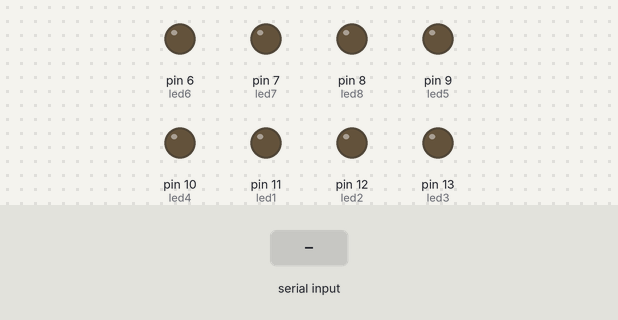
Bench run of a sketch on a simulated Arduino Uno, built with avr-gcc and run on an emulated ATmega328P. On the bench: output pins drawn as LEDs (lit = HIGH). The test bench sets the inputs (shaded band).

Above: at 1.2 s.
1.3 s: "1" received over Serial
At 3.1 s:
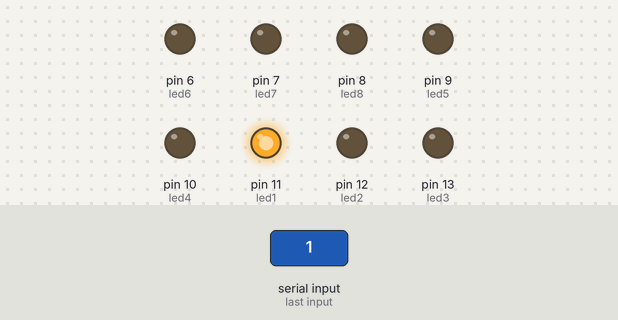
3.5 s: "2" received over Serial
At 4.6 s:
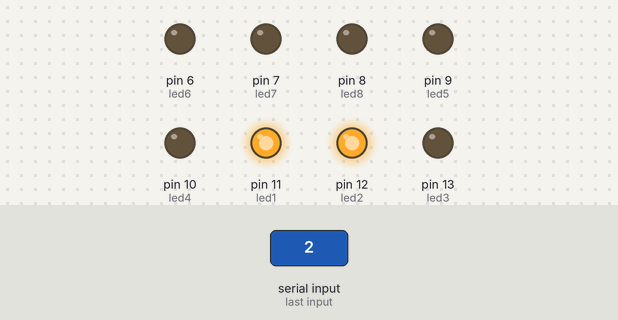
5.5 s: "3" received over Serial
At 7.2 s:
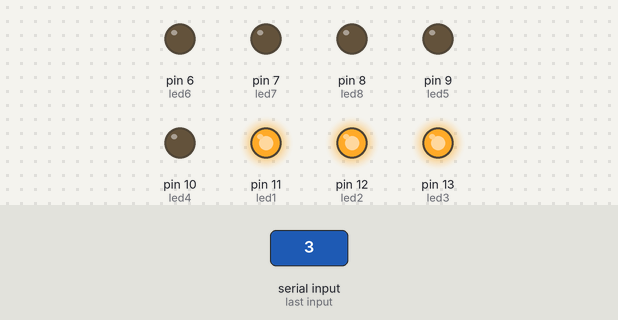
7.5 s: "4" received over Serial
At 8.9 s:
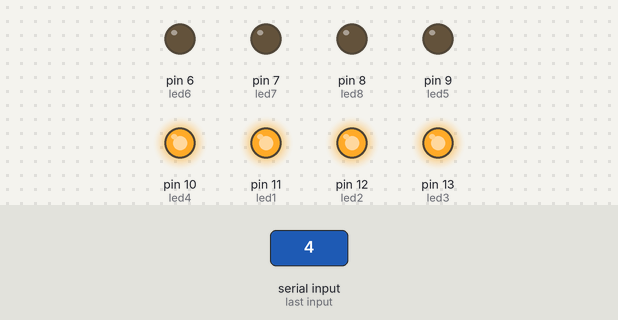
9.5 s: byte 67 ('C') received over Serial
At 10.4 s:
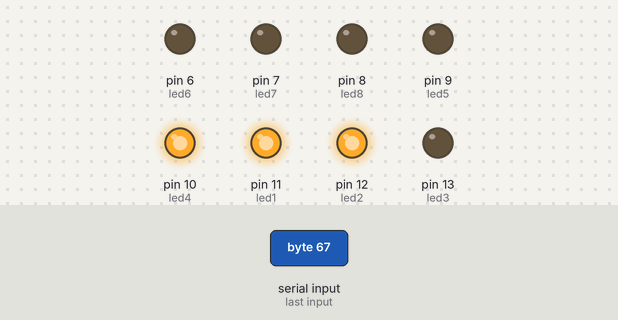
11.5 s: "5" received over Serial
At 13.1 s:
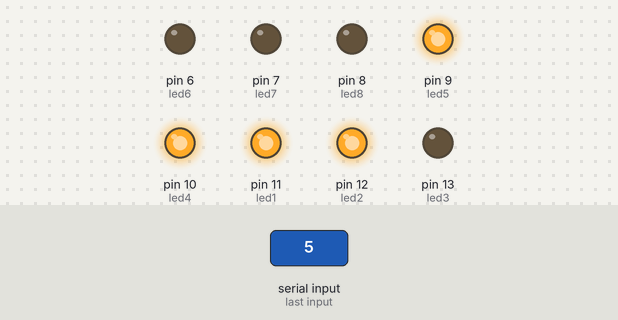
Timing chart, 0 to 14.5 s (numbered marks = the images above; inputs shaded):
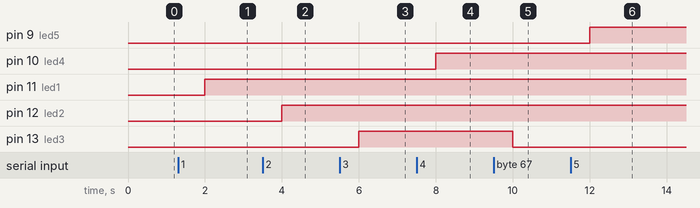

The sketch:

led_e_bluetooth_oficial.ino
```cpp
int led1 = 11;
int led2 = 12;
int led3 = 13;
int led4 = 10;
int led5 = 9;
int led6 = 6;
int led7 = 7;
int led8 = 8;
void setup()
{
  pinMode(led1,OUTPUT);
  pinMode(led2,OUTPUT);
  pinMode(led3,OUTPUT);
  pinMode(led4,OUTPUT);
  pinMode(led5,OUTPUT);
  pinMode(led6,OUTPUT);
  pinMode(led7,OUTPUT);
  pinMode(led8,OUTPUT);

  Serial.begin(9600);
}

void loop()
{
 char c = Serial.read();
 if (c == '1') digitalWrite(led1,HIGH);
 if (c == '2') digitalWrite(led2,HIGH);
 if (c == '3') digitalWrite(led3,HIGH);
 if (c == '4') digitalWrite(led4,HIGH);
 if (c == '5') digitalWrite(led5,HIGH);
 if (c == '6') digitalWrite(led6,HIGH);
 if (c == '7') digitalWrite(led7,HIGH);
 if (c == '8') digitalWrite(led8,HIGH);

 if (c == 'A') digitalWrite(led1,LOW);
 if (c == 'B') digitalWrite(led2,LOW);
 if (c == 'C') digitalWrite(led3,LOW);
 if (c == 'E') digitalWrite(led4,LOW);
 if (c == 'F') digitalWrite(led5,LOW);
 if (c == 'G') digitalWrite(led6,LOW);
 if (c == 'H') digitalWrite(led7,LOW);
 if (c == 'I') digitalWrite(led8,LOW);
 delay(1000);
}
```

Measured:
- after the input at 1.3 s, pin 11 (led1): LOW → HIGH after 0.70 s
- after the input at 3.5 s, pin 12 (led2): LOW → HIGH after 0.50 s
- after the input at 5.5 s, pin 13 (led3): LOW → HIGH after 0.50 s
- after the input at 7.5 s, pin 10 (led4): LOW → HIGH after 0.50 s
- after the input at 9.5 s, pin 13 (led3): HIGH → LOW after 0.50 s
- after the input at 11.5 s, pin 9 (led5): LOW → HIGH after 0.50 s
